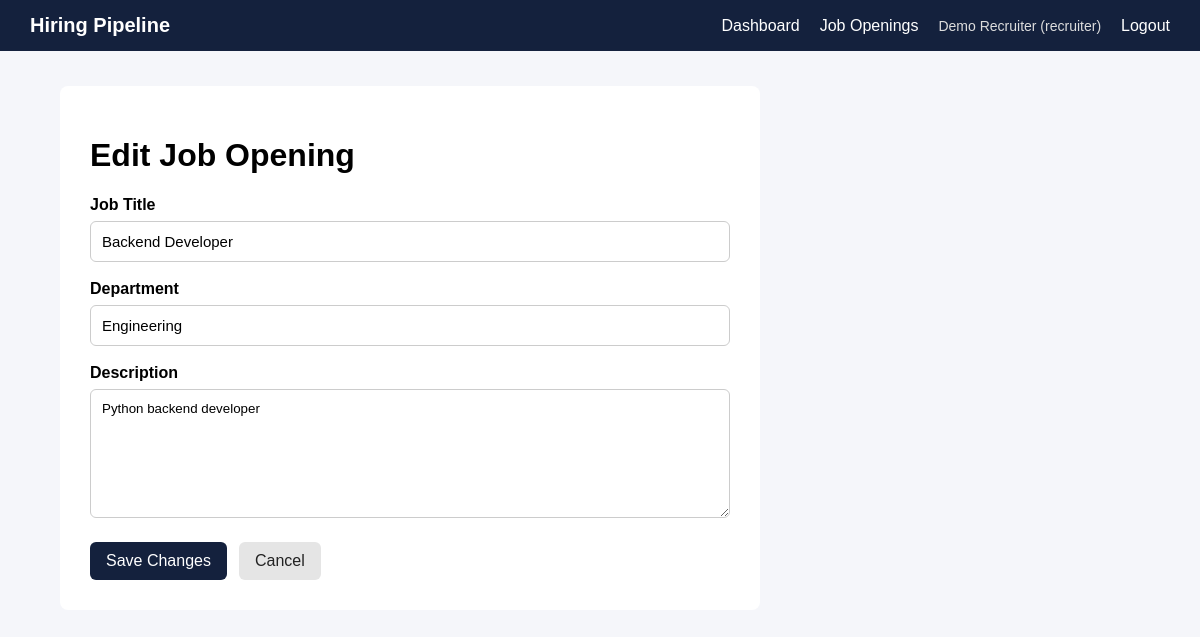
The app's page /jobs/1/edit (signed in), older data.
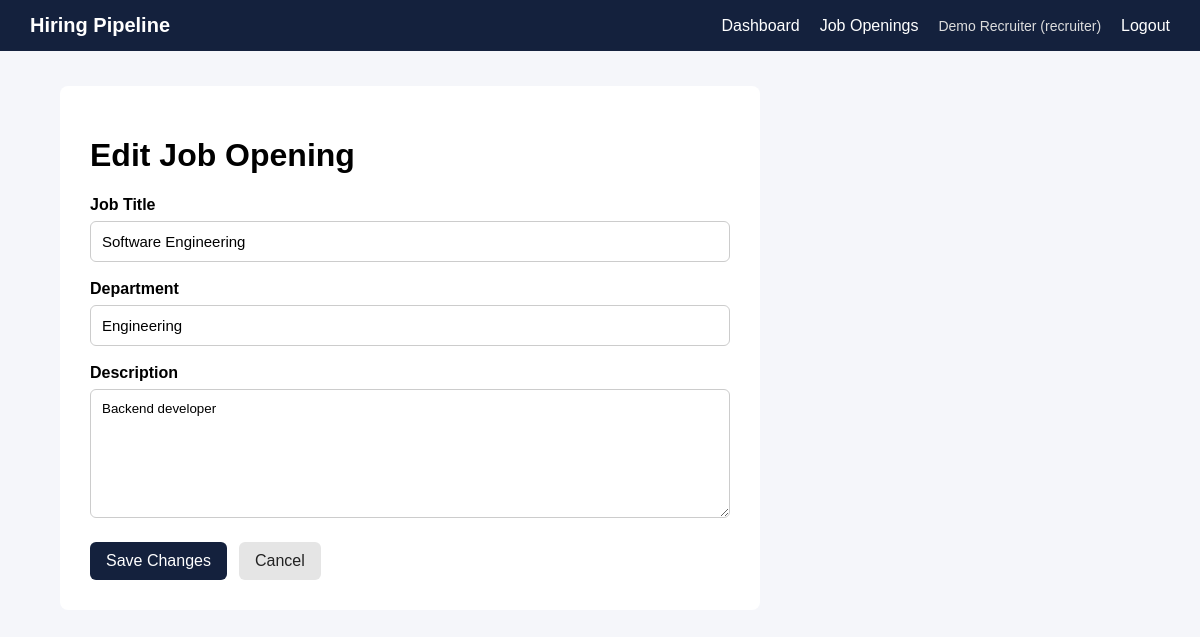
The same page, newer data.
### models/job.py (models this page shows)
class JobOpening(db.Model):
    __tablename__ = "job_openings"
    id = db.Column(db.Integer, primary_key=True)
    title = db.Column(
        db.String(150),
        nullable=False
    )
    department = db.Column(
        db.String(100),
        nullable=False
    )
    description = db.Column(
        db.Text,
        nullable=True
    )
    status = db.Column(
        db.String(20),
        nullable=False,
        default="open",
        index=True
    )
    created_at = db.Column(
        db.DateTime,
        server_default=db.func.now()
    )
    updated_at = db.Column(
        db.DateTime,
        server_default=db.func.now(),
        onupdate=db.func.now()
    )
    applications = db.relationship(
        "Application",
        back_populates="job",
        lazy=True
    )
    description = db.Column(
        db.Text,
        nullable=True
    )
    status = db.Column(
        db.String(20),
        nullable=False,
        default="open"
    )
    created_at = db.Column(
        db.DateTime,
        server_default=db.func.now()
    )
    updated_at = db.Column(
        db.DateTime,
        server_default=db.func.now(),
        onupdate=db.func.now()
    )
    applications = db.relationship(
        "Application",
        back_populates="job",
        lazy=True
    )

### routes/jobs.py (the view, shortened to what this page needs)
@jobs_bp.route("/<int:job_id>/edit", methods=["GET", "POST"])
@role_required("recruiter")
def edit_job(job_id):
    job = db.session.get(JobOpening, job_id)
    if not job:
        abort(404)
    return render_template(
        "jobs/edit.html",
        job=job
    )

### templates/jobs/edit.html (shortened to what this page needs)
{% extends "base.html" %}
{% block content %}
<div class="form-card">
    <h1>Edit Job Opening</h1>
    <form method="POST">
        <div class="form-group">
            <label for="title">
                Job Title
            </label>
            <input
                type="text"
                id="title"
                name="title"
                value="{{ job.title }}"
                required
            >
        </div>
        <div class="form-group">
            <label for="department">
                Department
            </label>
            <input
                type="text"
                id="department"
                name="department"
                value="{{ job.department }}"
                required
            >
        </div>
        <div class="form-group">
            <label for="description">
                Description
            </label>
            <textarea
                id="description"
                name="description"
                rows="7"
            >{{ job.description or '' }}</textarea>
        </div>
        <div class="form-actions">
            <button
                type="submit"
                class="btn"
            >
                Save Changes
            </button>
            <a
                href="{{ url_for('jobs.job_list') }}"
                class="btn-secondary"
            >
                Cancel
            </a>
        </div>
    </form>
</div>
{% endblock %}

Row changes from the older to the newer data that the page shows:
changed JobOpening "Engineering": title "Backend Developer" → "Software Engineering"; description "Python backend developer" → "Backend developer"
